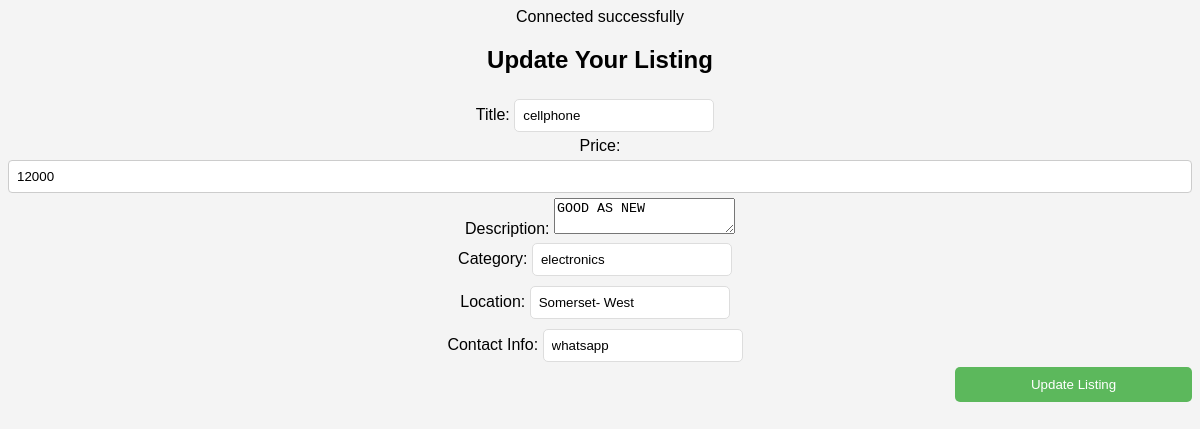
Screenshot of /update_ad.php?listing_id=11 (signed in) with the database file from the repository.
### tables this page shows
CREATE TABLE `listing` (
  `listing_id` int(11) NOT NULL,
  `title` varchar(250) NOT NULL,
  `category` varchar(250) NOT NULL,
  `price` int(11) NOT NULL,
  `description` text NOT NULL,
  `imagePath` varchar(250) NOT NULL,
  `location` varchar(250) NOT NULL,
  `contact` text NOT NULL,
  `username` int(250) NOT NULL
);

### update_ad.php (the view, shortened to what this page needs)
<?php
include 'dbconn.php';
$username = $_SESSION['username'];
$listing_id = intval($_GET['listing_id']);
$stmt = $conn->prepare("SELECT * FROM listing WHERE listing_id = ? AND username = ?");
$stmt->bind_param("is", $listing_id, $username);
$stmt->execute();
$result = $stmt->get_result();
$listing = $result->fetch_assoc();
?>
<!DOCTYPE html>
<html>
<head>
    <link rel="stylesheet" href="styles.css">
</head>
<body>
    <h2>Update Your Listing</h2>
    <form method="POST" action="">
        <label>Title:</label>
        <input type="text" name="title" value="<?php echo htmlspecialchars($listing['title']); ?>" required><br>
        <label>Price:</label>
        <input type="number" name="price" step="0.01" value="<?php echo htmlspecialchars($listing['price']); ?>" required><br>
        <label>Description:</label>
        <textarea name="description" required><?php echo htmlspecialchars($listing['description']); ?></textarea><br>
        <label>Category:</label>
        <input type="text" name="category" value="<?php echo htmlspecialchars($listing['category']); ?>" required><br>
        <label>Location:</label>
        <input type="text" name="location" value="<?php echo htmlspecialchars($listing['location']); ?>" required><br>
        <label>Contact Info:</label>
        <input type="text" name="contact" value="<?php echo htmlspecialchars($listing['contact']); ?>" required><br>
        <button type="submit">Update Listing</button>
    </form>
</body>
</html>

### styles.css (style rules this page uses)
body { font-family: Arial, Helvetica, sans-serif; background-color: #f4f4f4; text-align: center; }
input { width: 100%; padding: 8px; margin: 5px 0; border: 1px solid #ccc; border-radius: 4px; }
button { width: 20%; padding: 10px; background: #5cb85c ; color: white; border: none; cursor: pointer; float:right; border-radius: 5px; }

### rows the page displays
listing: title "cellphone", price "12000", description "GOOD AS NEW", category "electronics", location "Somerset- West", contact "whatsapp"
